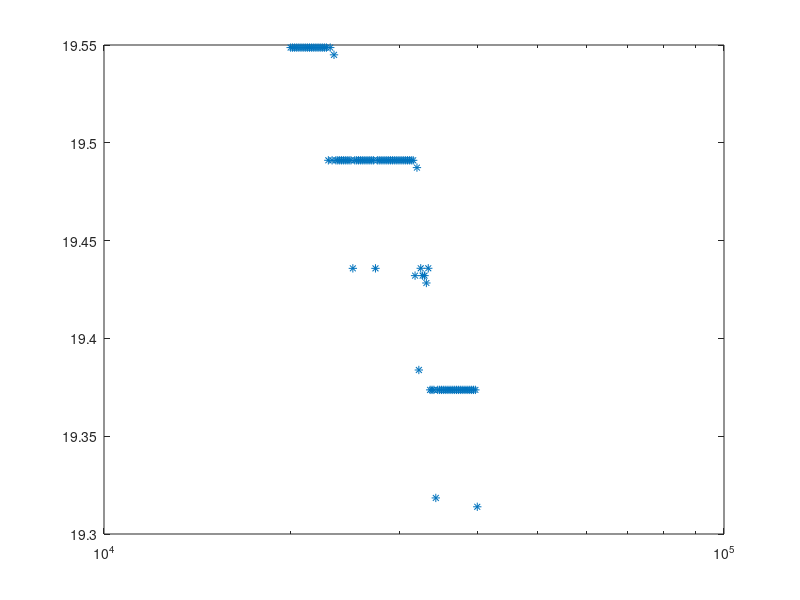
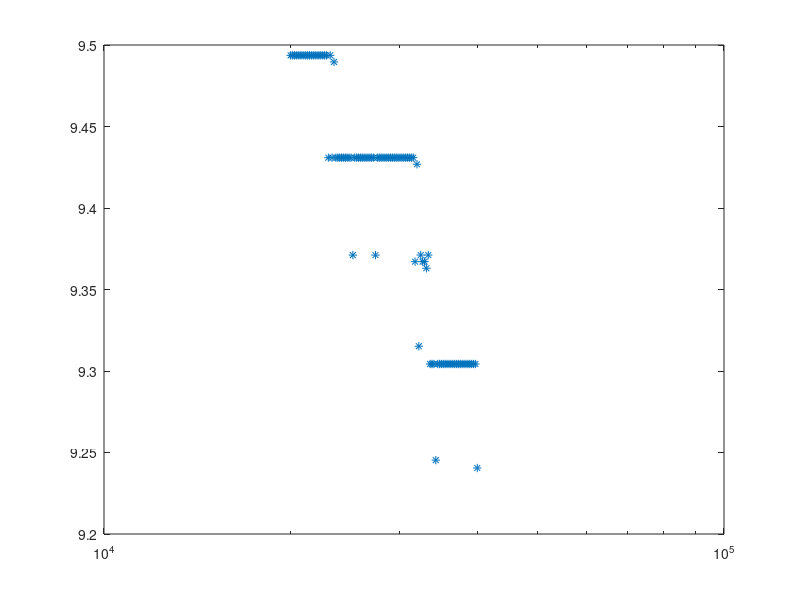
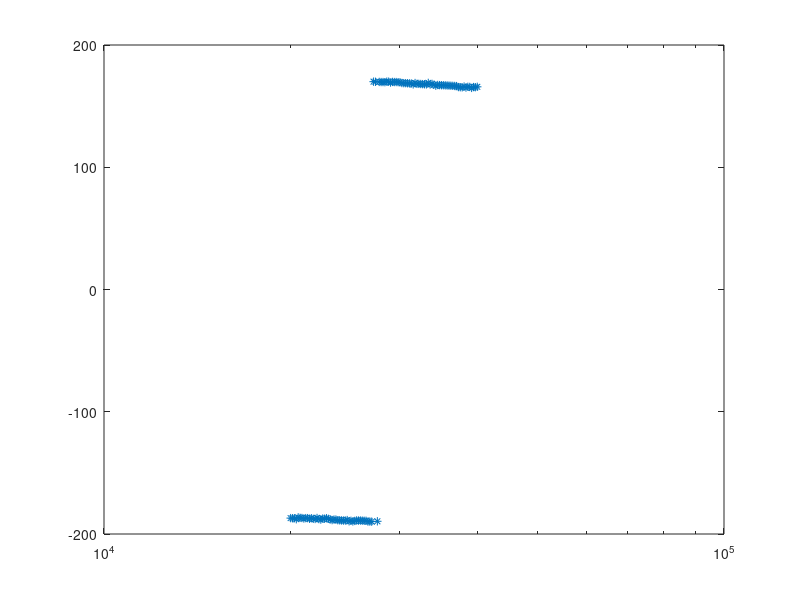

These charts were generated, in order, by the following MATLAB code:
close all;
clear all;

data=importdata('3_2_Bode_2.txt');

%Frequenz
f=data(:,1);
%Gain dB
db=data(:,2);
%Gain U_out/U_in
U=data(:,3);
%phase
ph=data(:,4);


figure(1)
semilogx(f,db,'*')
hold on

figure(2)
semilogx(f,U,'*')
hold on

figure(3)
semilogx(f,ph,'*')